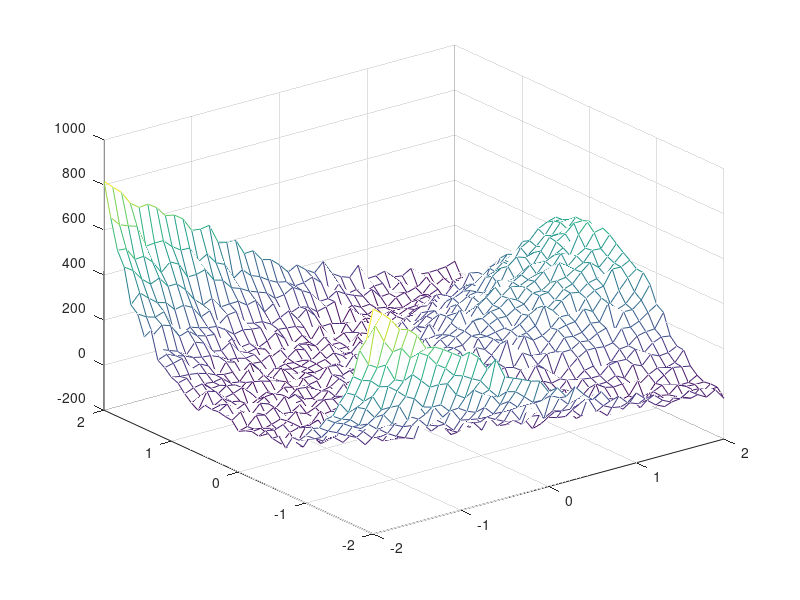

MATLAB code for this plot: (Note: this script raises an error after producing the figure.)
clc
clear all
load('proj_fit_14');
%load the input data 
mesh(id.X{1},id.X{2},id.Y');
%mesh the input data
m=input('grade of polynomial m=');
%user choice given degree of the polynomial used for approximating the
%unknown function
for i=1:m
    %computation of the mean sqaured error for both datasets(id,val)
   [MSEi(i,1) yhati{i}]=proj_approx(i,id);
   [MSEv(i,1) yhatv{i}]=proj_approx(i,val);
end
[mMsev poz]=min(MSEv);%choose the best mean squared error and the grade of polynomial for this MSE
figure
plot(MSEi(:,1))
hold
plot(MSEv(:,1))
title('MSE comparison between identification and validation');
legend('Identification','Validation');
Yhat=reshape(yhatv{poz},val.dims);%Reshape the yhat vector in order to obtain the matrix for the mesh
figure
mesh(val.X{1},val.X{2},Yhat');
title(['the best approximation is for grade=',num2str(poz),' and MSE=',num2str(mMsev)]);